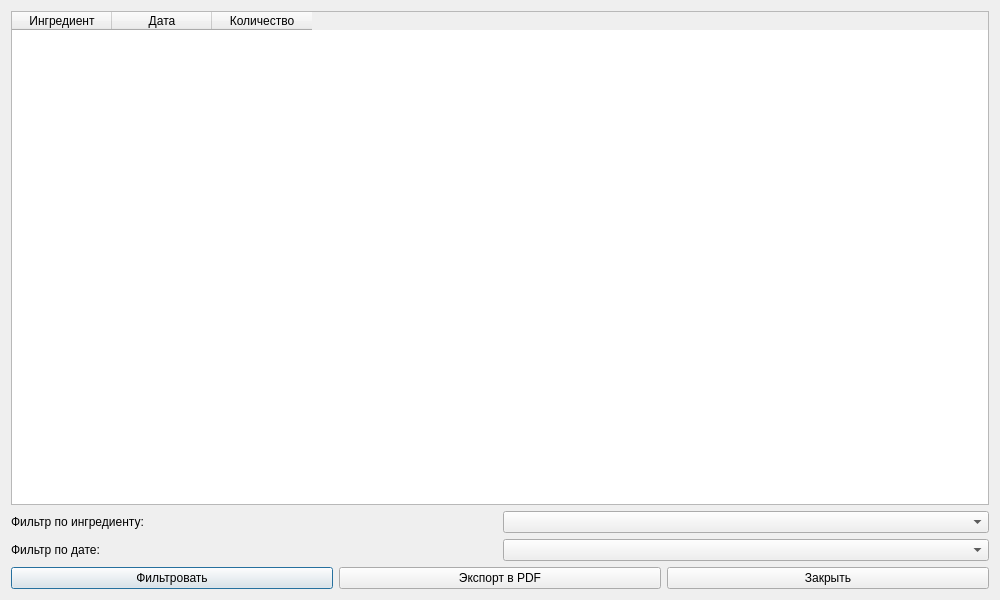
<?xml version="1.0" encoding="UTF-8"?>
<ui version="4.0">
  <class>ScriptsPage</class>
  <widget class="QDialog" name="ScriptsPage">
    <property name="geometry">
      <rect>
        <x>0</x>
        <y>0</y>
        <width>1000</width>
        <height>600</height>
      </rect>
    </property>
    <property name="windowTitle">
      <string>Записи склада</string>
    </property>
    <layout class="QVBoxLayout" name="verticalLayout">
      <item>
        <widget class="QTableWidget" name="tableWidget">
          <column>
            <property name="text">
              <string>Ингредиент</string>
            </property>
          </column>
          <column>
            <property name="text">
              <string>Дата</string>
            </property>
          </column>
          <column>
            <property name="text">
              <string>Количество</string>
            </property>
          </column>
        </widget>
      </item>
      <item>
        <layout class="QGridLayout" name="gridLayout">
          <item row="0" column="0">
            <widget class="QLabel" name="label">
              <property name="text">
                <string>Фильтр по ингредиенту:</string>
              </property>
            </widget>
          </item>
          <item row="0" column="1">
            <widget class="QComboBox" name="cb_ingredient"/>
          </item>
          <item row="1" column="0">
            <widget class="QLabel" name="label_2">
              <property name="text">
                <string>Фильтр по дате:</string>
              </property>
            </widget>
          </item>
          <item row="1" column="1">
            <widget class="QComboBox" name="cb_date"/>
          </item>
        </layout>
      </item>
      <item>
        <layout class="QHBoxLayout" name="horizontalLayout">
          <item>
            <widget class="QPushButton" name="btn_filter">
              <property name="text">
                <string>Фильтровать</string>
              </property>
            </widget>
          </item>
          <item>
            <widget class="QPushButton" name="btn_export">
              <property name="text">
                <string>Экспорт в PDF</string>
              </property>
            </widget>
          </item>
          <item>
            <widget class="QPushButton" name="btn_close">
              <property name="text">
                <string>Закрыть</string>
              </property>
            </widget>
          </item>
        </layout>
      </item>
    </layout>
  </widget>
  <resources/>
  <connections/>
</ui>
